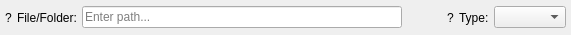
<?xml version="1.0" encoding="UTF-8"?>
<ui version="4.0">
 <class>Form</class>
 <widget class="QWidget" name="Form">
  <property name="geometry">
   <rect>
    <x>0</x>
    <y>0</y>
    <width>571</width>
    <height>35</height>
   </rect>
  </property>
  <property name="sizePolicy">
   <sizepolicy hsizetype="Preferred" vsizetype="Expanding">
    <horstretch>0</horstretch>
    <verstretch>0</verstretch>
   </sizepolicy>
  </property>
  <property name="maximumSize">
   <size>
    <width>16777215</width>
    <height>35</height>
   </size>
  </property>
  <property name="windowTitle">
   <string>Form</string>
  </property>
  <layout class="QHBoxLayout" name="horizontalLayout">
   <property name="spacing">
    <number>5</number>
   </property>
   <property name="leftMargin">
    <number>5</number>
   </property>
   <property name="topMargin">
    <number>5</number>
   </property>
   <property name="rightMargin">
    <number>5</number>
   </property>
   <property name="bottomMargin">
    <number>5</number>
   </property>
   <item>
    <widget class="QLabel" name="label_file">
     <property name="text">
      <string>?</string>
     </property>
     <property name="alignment">
      <set>Qt::AlignCenter</set>
     </property>
    </widget>
   </item>
   <item>
    <widget class="QLabel" name="label_2">
     <property name="text">
      <string>File/Folder:</string>
     </property>
    </widget>
   </item>
   <item>
    <widget class="QLineEdit" name="edit_file">
     <property name="placeholderText">
      <string>Enter path...</string>
     </property>
    </widget>
   </item>
   <item>
    <spacer name="horizontalSpacer">
     <property name="orientation">
      <enum>Qt::Horizontal</enum>
     </property>
     <property name="sizeType">
      <enum>QSizePolicy::Minimum</enum>
     </property>
     <property name="sizeHint" stdset="0">
      <size>
       <width>40</width>
       <height>20</height>
      </size>
     </property>
    </spacer>
   </item>
   <item>
    <widget class="QLabel" name="label_type">
     <property name="text">
      <string>?</string>
     </property>
     <property name="alignment">
      <set>Qt::AlignCenter</set>
     </property>
    </widget>
   </item>
   <item>
    <widget class="QLabel" name="label_4">
     <property name="text">
      <string>Type:</string>
     </property>
    </widget>
   </item>
   <item>
    <widget class="QComboBox" name="combo_type"/>
   </item>
  </layout>
 </widget>
 <resources/>
 <connections/>
</ui>
